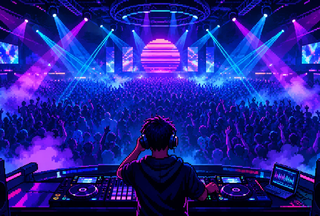
#> input picture art/boot_dj.png, 320 x 216 px
$ python boot_art.py
#> lines starting #> are read from the running program, lines starting #| are printed output that depends on the picture
#!/usr/bin/env python3
# SPDX-License-Identifier: GPL-3.0-only
"""art/boot_dj.png (the maker's festival picture, 320 x 216) -> firmware/src/app/boot_art.h, the boot card's picture
(0.17.79): 240 x 162, sixteen colours, run-length coded a row at a time. Each byte is a run: the colour in the low 4 bits,
the run's length less one in the high 4 (1-16 pixels; a run never crosses a row). The palette ("G3", picked by eye on
2026-11-19) keeps the sun's pink, the beams' white cores and the DJ's hoodie; it is fixed here so the table is the same
every time. Also writes build/boot_art.png (the picture as the FM-1 shows it, 2x).

Needs Pillow and numpy:  python -P tools/boot_art.py"""
import os
import sys

import numpy as np
from PIL import Image

ROOT = os.path.dirname(os.path.dirname(os.path.abspath(__file__)))
SRC = os.path.join(ROOT, "art", "boot_dj.png")
OUT = os.path.join(ROOT, "firmware", "src", "app", "boot_art.h")
PREVIEW = os.path.join(ROOT, "build", "boot_art.png")
W, H = 240, 162
PAL = ("ff9ae7 e7efff 10b2ff 8475ff 523cff 0055ff 100852 0020e7 "
       "9c00ff 3900ad 000ca5 00045a 000021 007dff 73cfff ce38ff").split()
WT = np.array([0.30, 0.59, 0.11], np.float32) ** 0.5     # a rough weighting by how bright each channel looks


def main():
    img = Image.open(SRC).convert("RGB").resize((W, H), Image.LANCZOS)
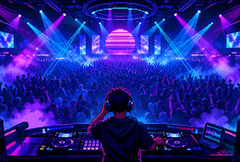
#> img: PIL image 240x162 RGB; mean R, G, B 35.8, 33.5, 143.9
    px = np.asarray(img, dtype=np.float32).reshape(-1, 3)
    raw = np.array([[int(h[i:i + 2], 16) for i in (0, 2, 4)] for h in PAL], np.int32)
    p565 = [(r >> 3) << 11 | (g >> 2) << 5 | (b >> 3) for r, g, b in raw]
    shown = np.array([[(v >> 11) << 3 | (v >> 13), (v >> 5 & 63) << 2 | (v >> 9 & 3), (v & 31) << 3 | (v >> 2 & 7)]
                      for v in p565], np.float32)          # the colours as the screen shows them
    idx = (((px[:, None, :] - shown[None]) * WT) ** 2).sum(-1).argmin(1).reshape(H, W)
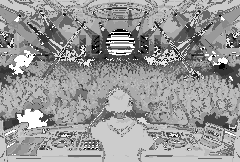
#> idx: shape (162, 240) int64; min 0, max 15, mean 8.97; drawn with min black and max white
    data = bytearray()
    for row in idx:
        x = 0
        while x < W:
            c, n = int(row[x]), 1
            while x + n < W and n < 16 and row[x + n] == c:
                n += 1
            data.append((n - 1) << 4 | c)
            x += n
    lines = ["/* SPDX-License-Identifier: GPL-3.0-only */",
             "/* generated by tools/boot_art.py from art/boot_dj.png (the maker's own picture): do not edit */",
             "#define BOOT_W %d" % W, "#define BOOT_H %d" % H,
             "static const uint16_t BOOT_PAL[16] = {" + ", ".join("0x%04X" % v for v in p565) + "};",
             "static const uint8_t BOOT_RLE[%d] = {" % len(data)]
    for i in range(0, len(data), 24):
        lines.append("    " + ", ".join("0x%02X" % b for b in data[i:i + 24]) + ",")
#> this loop made 656 passes
#> i on passes 2 to 4: 24, 48, 72
#> after the loop, lines = 662 items
    lines.append("};")
    with open(OUT, "w", encoding="utf-8", newline="\n") as f:
        f.write("\n".join(lines) + "\n")
    os.makedirs(os.path.dirname(PREVIEW), exist_ok=True)
    Image.fromarray(shown[idx].astype(np.uint8)).resize((W * 2, H * 2), Image.NEAREST).save(PREVIEW)
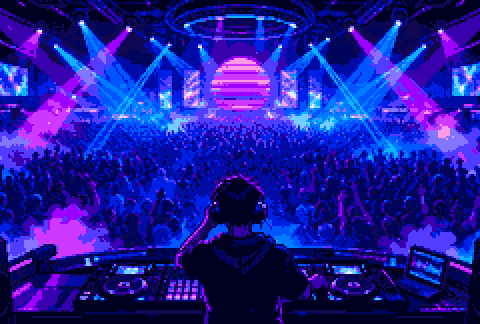
#> saved as boot_art.png: PIL image 480x324 RGB; mean R, G, B 30.9, 27.4, 152.8
    print("boot_art.h: %d bytes of runs + 32 of palette" % len(data))
#| boot_art.h: 15733 bytes of runs + 32 of palette


if __name__ == "__main__":
    sys.exit(main())
#> (the program exits here)
